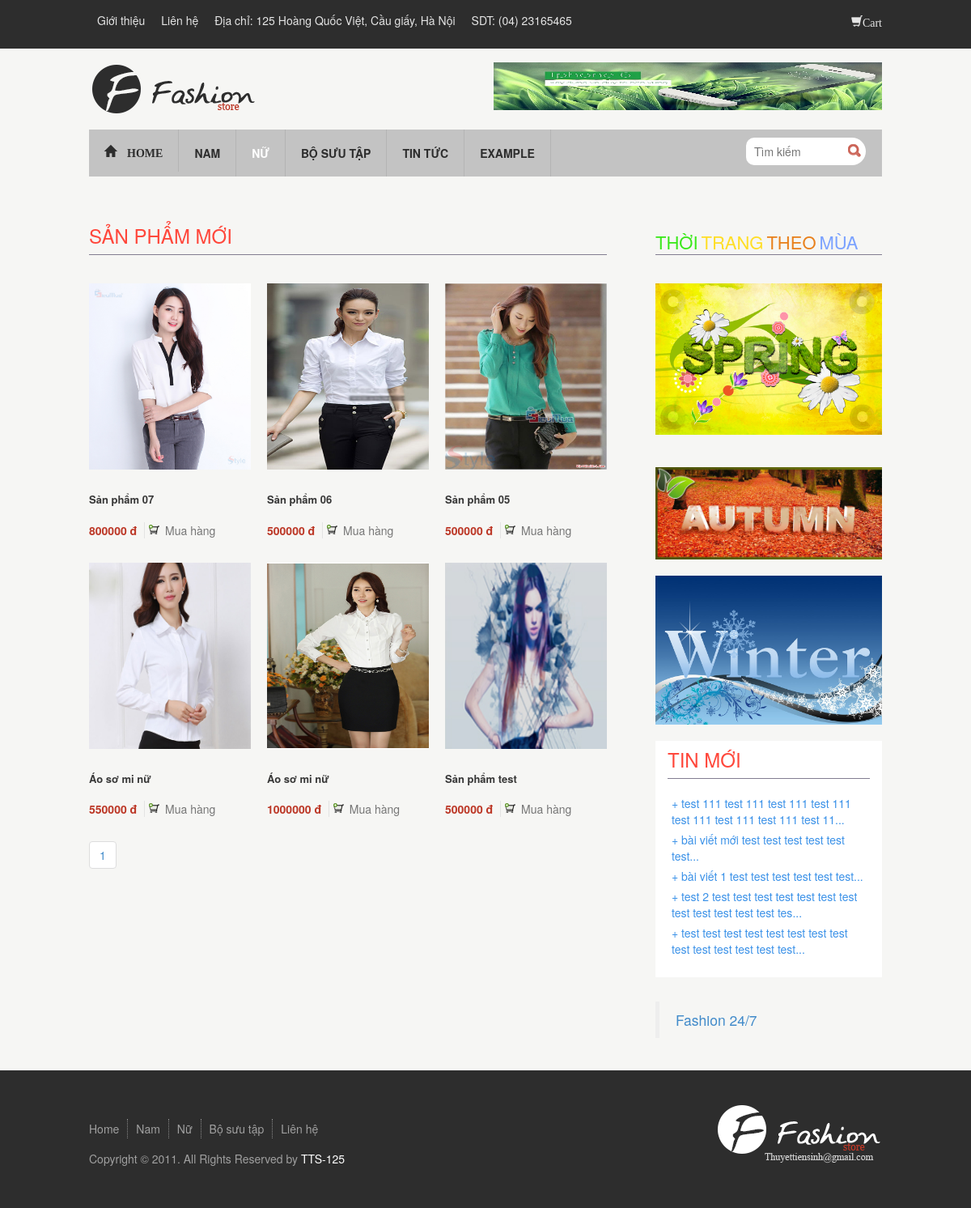
/index.php?controller=female, run on the app's committed database.
### tables this page shows
CREATE TABLE `tbl_advertise` (
  `pk_advertise_id` int(11) NOT NULL,
  `c_name` varchar(500) NOT NULL,
  `c_url` varchar(500) NOT NULL,
  `c_img` varchar(500) NOT NULL
);

CREATE TABLE `tbl_product` (
  `pk_product_id` int(11) NOT NULL,
  `fk_category_product_id` int(11) NOT NULL,
  `fk_season_id` int(11) NOT NULL,
  `c_name` varchar(500) NOT NULL,
  `c_description` varchar(4000) NOT NULL,
  `c_content` text NOT NULL,
  `c_img` varchar(1000) NOT NULL,
  `c_price` float NOT NULL,
  `c_hotproduct` int(11) NOT NULL DEFAULT '0',
  `c_selling_product` int(11) NOT NULL DEFAULT '0',
  `c_status` int(11) NOT NULL DEFAULT '1'
);

CREATE TABLE `tbl_season` (
  `pk_season_id` int(11) NOT NULL,
  `c_name` varchar(500) NOT NULL,
  `c_img` varchar(500) NOT NULL
);

CREATE TABLE `tbl_news` (
  `pk_news_id` int(11) NOT NULL,
  `c_name` varchar(500) NOT NULL,
  `c_description` varchar(1000) NOT NULL,
  `c_content` text NOT NULL,
  `c_img` varchar(500) NOT NULL
);

### controller/controller_advertise.php (called while the page is built)
<?php
	$arr_advertise = fetch_one("select * from tbl_advertise order by pk_advertise_id desc");
	include "view/view_advertise.php";
?>

### index.php (called while the page is built, shortened)
<?php
	include "admin/model/model.php";
	include "view/view_layout.php";
?>

### admin/model/model.php (called while the page is built, shortened)
<?php
	$db = mysqli_connect($hostname,$username,$password,$database);
	mysqli_set_charset($db,"UTF8");
	function fetch($sql){
		global $db;
		$result = mysqli_query($db,$sql);
		$arr = array();
		while($rows = mysqli_fetch_array($result))
			$arr[] = $rows;
		return $arr;
	}
	function fetch_one($sql){
		global $db;
		$query = mysqli_query($db,$sql);
		return mysqli_fetch_array($query);
	}
?>

### controller/controller_female.php (called while the page is built, shortened)
<?php
	$record_perpage = 15;
	$total_record = fetch_one("select count(*) as total from tbl_product where fk_category_product_id = 2");
	$num_page = ceil($total_record["total"]/$record_perpage);
	$page = isset($_GET["p"]) ? $_GET["p"]:0;
	$page = $page <= 0 ? 0:$page-1;
	$from = $page * $record_perpage;
	$arr_female_product = fetch("select * from tbl_product where fk_category_product_id = 2 and c_status = 1 order by pk_product_id desc limit $from,$record_perpage");
	include "view/view_female_product.php";
	include "controller/controller_right.php";
?>

### controller/controller_season.php (called while the page is built)
<?php
	$arr_season = fetch("select * from tbl_season");
	include "view/view_season.php";
?>

### controller/controller_right.php (called while the page is built)
<?php include "controller/controller_season.php";?>
    <?php include "controller/controller_new_post.php";?>
    	<?php include "view/view_fanpage.php";?>

### controller/controller_new_post.php (called while the page is built)
<?php
	$arr_new_post = fetch("select * from tbl_news order by pk_news_id desc limit 0,5");
	include"view/view_new_post.php";
?>

### view/view_female_product.php (the view)
<div id="main_content" class="colum_left">
    <div class="block">
        <h3 class="title_block">Sản phẩm mới</h3>
        <div class="detail_block">
            <ul class="list_items">
                <?php
                   foreach ($arr_female_product as $key) {
                ?>
                    <li>
                        <div class="thumb">
                            <a href="index.php?controller=detail_product&id=<?php echo $key["pk_product_id"];?>" class="full_img">
                                <img alt="" style="height:230px;"  src="<?php echo isset($key["c_img"]) ? $key["c_img"]:"" ;?>">
                            </a>
                        </div>
                        <div class="info">
                            <h2 class="title_items">
                                <a  href="index.php?controller=detail_product&id=<?php echo $key["pk_product_id"]?>" class="full_img"><?php echo $key["c_name"];?></a>
                            </h2>
                            <p>
                                <span class="price">
                                    <?php echo $key["c_price"];?> đ
                                </span>
                                <a class="buy" href="index.php?controller=cart&act=add&id=<?php echo $key["pk_product_id"];?>">Mua hàng</a>
                            </p>
                        </div>
                    </li>
                <?php } ?>
            </ul>
        </div>
    </div>
    <div class="clearfix">
        <ul class="pagination" style="margin: 0px; padding: 0px; ">
            <?php
                for($i=1; $i<=$num_page; $i++) {
            ?>
            <li><a href="index.php?controller=female&p=<?php echo $i;?>"><?php echo $i;?></a></li>
            <?php } ?>
        </ul>
    </div>
</div>

### view/view_advertise.php
 <div id="ads_1">
    <a href="<?php echo isset($arr_advertise['c_url'])?$arr_advertise['c_url']:"";?>"><img alt=""  src="./<?php echo isset($arr_advertise['c_img'])?$arr_advertise['c_img']:"";?>"></a>
</div>

### view/view_season.php
<div id="sidebar" class="colum_right season_right">
    <div class="detail_season">
        <span class="title_block">
        <span style="color:#39E819;font-size:22px;">THỜI</span>
        <span style="color:#FFDE27;font-size:22px; ">TRANG</span>
        <span style="color:#E8801C;font-size:22px;">THEO</span>
        <span style="color:#7BA2FF;font-size:22px;">MÙA</span>
    </span>
    </div>
    <div class="ads">
        <?php
        foreach ($arr_season as $key) {
         ?>
            <div class="ads mgt20">
                <a href="index.php?controller=season_select&id=<?php echo $key["pk_season_id"];?>"><img alt="" style="max-width: 280px;" src="<?php echo isset($key["c_img"])?$key["c_img"]:"";?>"></a>
            </div>
        <?php }?>
    </div>

### view/view_new_post.php
<div class="block mgt20 exp_sidebar">
    <h2 class="title_block">Tin mới</h2>
    <div class="detail_block">
        <ul class="exp">
            <?php
                foreach ($arr_new_post as $key) {
            ?>
                <li><a href="index.php?controller=detail_news&id=<?php echo $key["pk_news_id"];?>">
                    <?php
                        $str = $key["c_name"];
                        echo "<span>+ </span>".substr($str, 0,70)."...";
                    ?>
                </a></li>
            <?php  } ?>
        </ul>
    </div>
</div>

### public/css/style.css (style rules this page uses)
body { font-family: arial;font-size: 13px; }
#ads_1 { float: right; height: 59px; width: 480px; overflow: hidden; }
#ads_1 img { height: 59px; width: 480px; }
.colum_left { width: 640px; float: left; }
.colum_right { width: 280px; float: right; }
.season_right { margin-top: 35px; }
.detail_season { border-bottom: 1px solid #827D91;margin-bottom: 35px; }
.block .title_block { color:#FF473B; text-transform: uppercase; padding: 10px 0px; font-size: 24px; border-bottom: 1px solid #827D91; font-weight: normal; }
#main_content .block .detail_block { padding-top: 25px; }
.list_items li { width: 200px; float: left; margin: 0px 20px 20px 0px; }
.list_items li:nth-child(3n) { margin-right: 0px; }
.list_items li .thumb { height: 230px; }
.list_items li .buy { background: url(../images/cart.png) no-repeat left center;padding-left: 20px;color: #767676; }
h2.title_items { font-size: 12px; padding: 10px 0px; }
h2.title_items a { font-size: 13;color: #373737;font-weight: 700; }
.price { font-weight: bold; color: #bc3726; padding-right: 5px; border-right: 1px solid #e3e3e3; margin-right: 5px; }
.exp_sidebar { background: #fff; padding: 0px 15px; }
#sidebar .block .detail_block { padding: 10px 0px; }
.exp_sidebar a { color: #3A91E8;padding: 0px 5px 5px 5px ;display: block; }

### data on the page
tbl_advertise: c_img (picture)
tbl_product: c_img (picture), c_name "Sản phẩm 07", c_price "800000"
tbl_product: c_img (picture), c_name "Sản phẩm 06", c_price "500000"
tbl_product: c_img (picture), c_name "Sản phẩm 05", c_price "500000"
tbl_product: c_img (picture), c_name "Áo sơ mi nữ", c_price "550000"
tbl_product: c_img (picture), c_name "Áo sơ mi nữ", c_price "1000000"
tbl_product: c_img (picture), c_name "Sản phẩm test", c_price "500000"
tbl_season: c_img (picture)
tbl_season: c_img (picture)
tbl_season: c_img (picture)
tbl_news: c_name "test 111 test 111 test 111 test 111 test 111 test 111 test 111 test 11"
tbl_news: c_name "bài viết mới test test test test test test"
tbl_news: c_name "bài viết 1 test test test test test test"
tbl_news: c_name "test 2 test test test test test test test test test test test test tes"
tbl_news: c_name "test test test test test test test test test test test test test test"
